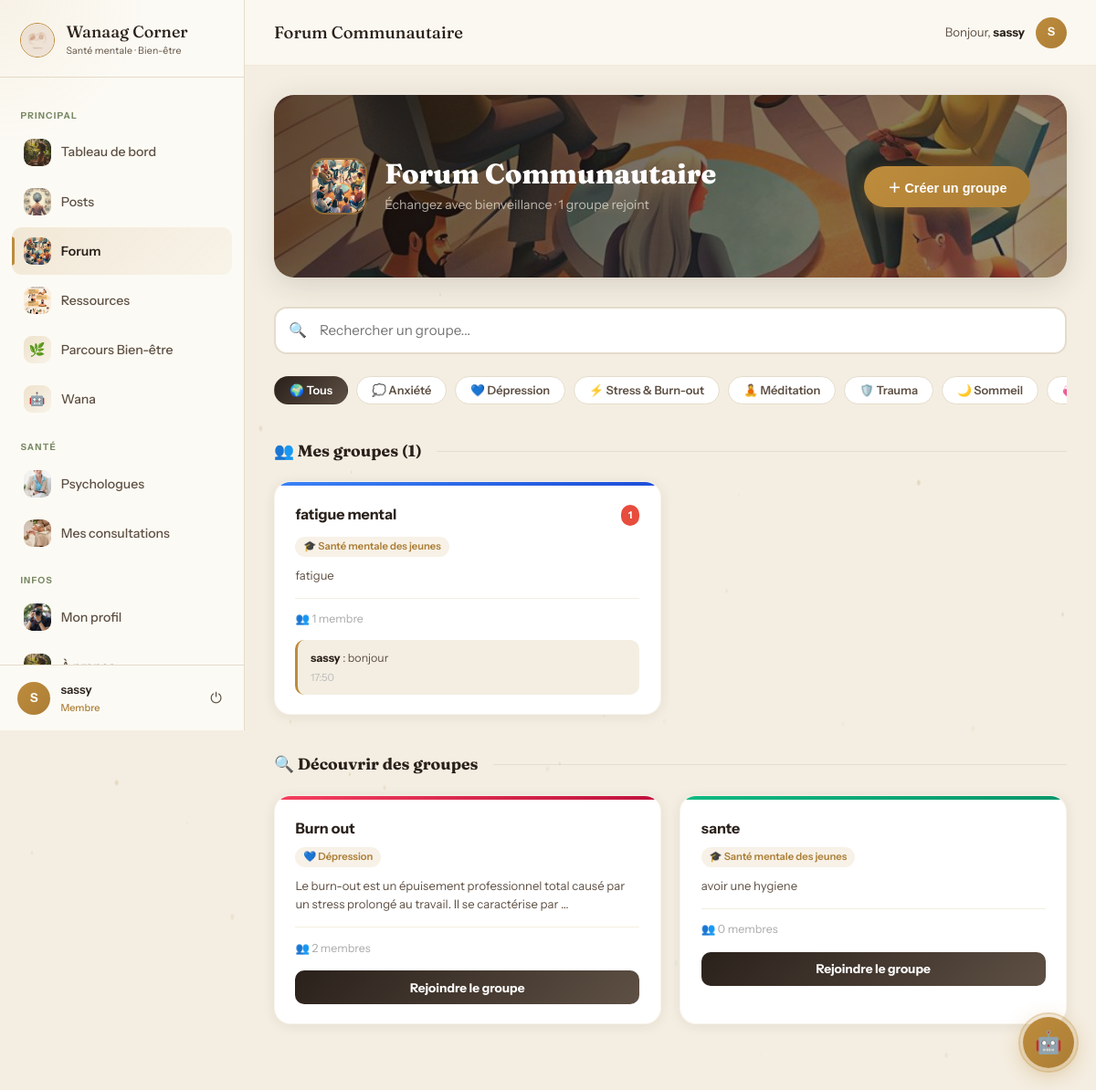
/forum/ (signed in), run on the app's committed database.
### application/models.py (models this page shows, shortened)
class CustomUser(AbstractUser):
    pseudonyme = models.CharField(max_length=50, unique=True)
    email = models.EmailField(unique=True)
    photo = models.ImageField(upload_to='profiles/', blank=True, null=True, verbose_name="Photo de profil")
    bio = models.TextField(blank=True, max_length=300, verbose_name="Bio")
    USERNAME_FIELD = 'email'
    REQUIRED_FIELDS = ['username', 'pseudonyme']
    class Meta:
        verbose_name = 'Utilisateur'
        verbose_name_plural = 'Utilisateurs'

class ForumGroup(models.Model):
    CATEGORY_CHOICES = [
        ('anxiete', '💭 Anxiété'),
        ('depression', '💙 Dépression'),
        ('meditation', '🧘 Méditation'),
        ('famille', '👨‍👩‍👧‍👦 Famille'),
        ('developpement', '🌱 Développement personnel'),
        ('stress', '⚡ Stress & Burn-out'),
        ('trauma', '🛡️ Trauma & PTSD'),
        ('sommeil', '🌙 Troubles du sommeil'),
        ('relations', '💞 Relations & Amour'),
        ('deuil', '🕊️ Deuil & Perte'),
        ('confiance', '⭐ Confiance en soi'),
        ('addiction', '🔗 Addictions'),
        ('colere', '🔥 Gestion de la colère'),
        ('solitude', '🫂 Solitude & Isolement'),
        ('identite', '🌍 Identité & Culture'),
        ('jeunes', '🎓 Santé mentale des jeunes'),
        ('spiritualite', '✨ Spiritualité & Foi'),
        ('alimentation', '🥗 Alimentation & Image du corps'),
    ]
    name = models.CharField(max_length=200, verbose_name="Nom du groupe")
    description = models.TextField(verbose_name="Description")
    category = models.CharField(max_length=50, choices=CATEGORY_CHOICES)
    creator = models.ForeignKey(settings.AUTH_USER_MODEL, on_delete=models.CASCADE, related_name='created_groups')
    members = models.ManyToManyField(settings.AUTH_USER_MODEL, related_name='joined_groups', blank=True)
    created_at = models.DateTimeField(auto_now_add=True)
    is_private = models.BooleanField(default=False)
    class Meta:
        ordering = ['-created_at']
        verbose_name = "Groupe de discussion"
        verbose_name_plural = "Groupes de discussion"
    def member_count(self):
        return self.members.count()
    def unread_count(self, user):
        last_read = GroupMemberStatus.objects.filter(
            group=self, user=user
        ).first()
        if not last_read:
            return self.messages.count()
        return self.messages.filter(
            created_at__gt=last_read.last_read_at
        ).count()

class GroupMessage(models.Model):
    group = models.ForeignKey(ForumGroup, on_delete=models.CASCADE, related_name='messages')
    sender = models.ForeignKey(settings.AUTH_USER_MODEL, on_delete=models.CASCADE)
    content = models.TextField(verbose_name="Message")
    created_at = models.DateTimeField(auto_now_add=True)
    is_deleted = models.BooleanField(default=False)
    class Meta:
        ordering = ['created_at']
        verbose_name = "Message"
        verbose_name_plural = "Messages"

### application/views.py (the view)
# urls.py: path('forum/', views.forum_home, name='forum_home'),
@login_required
def forum_home(request):
    my_groups = []
    for group in request.user.joined_groups.all():
        unread_count = group.unread_count(request.user)
        last_msg = group.messages.last()
        my_groups.append({
            'group': group,
            'unread': unread_count,
            'last_message': last_msg
        })
    discover_groups = ForumGroup.objects.exclude(
        members=request.user
    ).annotate(
        member_count=Count('members')
    )[:6]
    context = {
        'my_groups': my_groups,
        'discover_groups': discover_groups,
    }
    return render(request, 'application/forum.html', context)

### application/templates/application/forum.html (shortened to what this page needs)
{% extends 'application/base.html' %}
{% load static %}
{% block page_title %}Forum Communautaire{% endblock %}
{% block content %}
<div class="forum-hero">
    <img src="{% static 'images/forum.jpg' %}" alt="Forum Communautaire">
    <div class="forum-hero-overlay">
        <div class="forum-hero-left">
            <div class="forum-hero-avatar">
                <img src="{% static 'images/forum.jpg' %}" alt="">
            </div>
            <div>
                <div class="forum-hero-title">Forum Communautaire</div>
                <div class="forum-hero-sub">Échangez avec bienveillance · {{ my_groups|length }} groupe{{ my_groups|length|pluralize }} rejoint{{ my_groups|length|pluralize }}</div>
            </div>
        </div>
        <button class="btn-create" onclick="showCreateModal()">＋ Créer un groupe</button>
    </div>
</div>
<div class="forum-search">
    <span class="forum-search-icon">🔍</span>
    <input type="text" id="searchInput" placeholder="Rechercher un groupe..." oninput="filterGroups()">
</div>
<div class="categories-wrap">
    <button class="cat-btn active" onclick="filterCategory('all', this)">🌍 Tous</button>
    <button class="cat-btn" onclick="filterCategory('anxiete', this)">💭 Anxiété</button>
    <button class="cat-btn" onclick="filterCategory('depression', this)">💙 Dépression</button>
    <button class="cat-btn" onclick="filterCategory('stress', this)">⚡ Stress & Burn-out</button>
    <button class="cat-btn" onclick="filterCategory('meditation', this)">🧘 Méditation</button>
    <button class="cat-btn" onclick="filterCategory('trauma', this)">🛡️ Trauma</button>
    <button class="cat-btn" onclick="filterCategory('sommeil', this)">🌙 Sommeil</button>
    <button class="cat-btn" onclick="filterCategory('relations', this)">💞 Relations</button>
</div>
<div class="sec-title">👥 Mes groupes ({{ my_groups|length }})</div>
{% if my_groups %}
<div class="groups-grid" id="myGroups">
    {% for item in my_groups %}
    {% with bars="bar-blue bar-purple bar-pink bar-green bar-indigo bar-teal bar-amber bar-rose" %}
    <div class="group-card" data-category="{{ item.group.category }}" onclick="window.location.href='{% url 'group_chat' item.group.id %}'">
        <div class="group-card-bar {% cycle 'bar-blue' 'bar-purple' 'bar-pink' 'bar-green' 'bar-indigo' 'bar-teal' 'bar-amber' 'bar-rose' %}"></div>
        <div class="group-card-body">
            <div class="group-card-head">
                <span class="group-card-name">{{ item.group.name }}</span>
                {% if item.unread > 0 %}<span class="unread-badge">{{ item.unread }}</span>{% endif %}
            </div>
            <span class="group-card-cat">{{ item.group.get_category_display }}</span>
            <div class="group-card-desc">{{ item.group.description|truncatewords:18 }}</div>
            <div class="group-card-stats">👥 {{ item.group.member_count }} membre{{ item.group.member_count|pluralize }}</div>
            {% if item.last_message %}
            <div class="last-msg-preview">
                <strong>{{ item.last_message.sender.pseudonyme }}</strong> : {{ item.last_message.content|truncatewords:10 }}
                <div class="last-msg-time">{{ item.last_message.created_at|date:"H:i" }}</div>
            </div>
            {% endif %}
        </div>
    </div>
    {% endwith %}
    {% endfor %}
</div>
{% else %}
<div class="empty-state" style="background:white;border-radius:18px;box-shadow:0 2px 14px rgba(42,33,27,.07);margin-bottom:2rem;">
    <div class="empty-icon">📭</div>
    <h3>Vous n'avez rejoint aucun groupe</h3>
    <p>Explorez les groupes ci-dessous et rejoignez une communauté !</p>
</div>
{% endif %}
<div class="sec-title">🔍 Découvrir des groupes</div>
{% if discover_groups %}
<div class="groups-grid" id="discoverGroups">
    {% for group in discover_groups %}
    <div class="group-card" data-category="{{ group.category }}">
        <div class="group-card-bar {% cycle 'bar-rose' 'bar-green' 'bar-purple' 'bar-teal' 'bar-indigo' 'bar-amber' %}"></div>
        <div class="group-card-body">
            <div class="group-card-name" style="margin-bottom:.4rem;">{{ group.name }}</div>
            <span class="group-card-cat">{{ group.get_category_display }}</span>
            <div class="group-card-desc">{{ group.description|truncatewords:18 }}</div>
            <div class="group-card-stats">👥 {{ group.member_count }} membre{{ group.member_count|pluralize }}</div>
            <button class="btn-join" onclick="joinGroup(event, {{ group.id }})">Rejoindre le groupe</button>
        </div>
    </div>
    {% endfor %}
</div>
{% else %}
<div class="empty-state" style="background:white;border-radius:18px;box-shadow:0 2px 14px rgba(42,33,27,.07);">
    <div class="empty-icon">🎉</div>
    <h3>Vous avez rejoint tous les groupes !</h3>
    <p>Créez un nouveau groupe pour démarrer une nouvelle communauté.</p>
</div>
{% endif %}
{% endblock %}

### application/templates/application/base.html (shortened to what this page needs)
{% load static %}
<!DOCTYPE html>
<html lang="fr">
<head>
</head>
<body>
{% if user.is_authenticated %}
<aside class="sidebar" id="sidebar">
    <div class="sidebar-header">
        <img src="{% static 'images/logo.jpg' %}" alt="Logo" class="sidebar-logo-img">
        <div>
            <div class="sidebar-brand-name">Wanaag Corner</div>
            <div class="sidebar-brand-sub">Santé mentale · Bien-être</div>
        </div>
    </div>
    <nav class="sidebar-nav">
        <div class="nav-label">Principal</div>
        <a href="{% url 'dashboard' %}" class="nav-item {% if request.resolver_match.url_name == 'dashboard' %}active{% endif %}">
            <span class="nav-icon"><img src="{% static 'images/espace-bien-etre.jpg' %}" alt=""></span> Tableau de bord
        </a>
        <a href="{% url 'posts_feed' %}" class="nav-item {% if request.resolver_match.url_name == 'posts_feed' %}active{% endif %}">
            <span class="nav-icon"><img src="{% static 'images/posts.jpg' %}" alt=""></span> Posts
        </a>
        <a href="{% url 'forum_home' %}" class="nav-item {% if 'forum' in request.resolver_match.url_name %}active{% endif %}">
            <span class="nav-icon"><img src="{% static 'images/forum.jpg' %}" alt=""></span> Forum
        </a>
        <a href="{% url 'ressources_home' %}" class="nav-item {% if 'ressource' in request.resolver_match.url_name %}active{% endif %}">
            <span class="nav-icon"><img src="{% static 'images/ressources.jpg' %}" alt=""></span> Ressources
        </a>
        <a href="{% url 'parcours_home' %}" class="nav-item {% if 'parcours' in request.resolver_match.url_name %}active{% endif %}">
            <span class="nav-icon" style="background:linear-gradient(135deg,rgba(190,140,60,.22),rgba(190,140,60,.06));border-radius:9px;display:flex;align-items:center;justify-content:center;font-size:.9rem;">🌿</span> Parcours Bien-être
        </a>
        <a href="{% url 'chatbot' %}" class="nav-item {% if request.resolver_match.url_name == 'chatbot' %}active{% endif %}" style="position:relative;">
            <span class="nav-icon" style="background:linear-gradient(135deg,rgba(190,140,60,.22),rgba(190,140,60,.06));border-radius:9px;display:flex;align-items:center;justify-content:center;font-size:.9rem;">🤖</span>
            Wana
        </a>
        {% if not user.psychologue_profile %}
        <div class="nav-label">Santé</div>
        <a href="{% url 'psychologues_list' %}" class="nav-item {% if request.resolver_match.url_name == 'psychologues_list' %}active{% endif %}">
            <span class="nav-icon"><img src="{% static 'images/psychologue.jpg' %}" alt=""></span> Psychologues
        </a>
        <a href="{% url 'mes_consultations' %}" class="nav-item {% if 'consultation' in request.resolver_match.url_name %}active{% endif %}">
            <span class="nav-icon"><img src="{% static 'images/consultation.jpg' %}" alt=""></span> Mes consultations
        </a>
        {% endif %}
        <div class="nav-label">Infos</div>
        <a href="{% url 'profile' %}" class="nav-item {% if request.resolver_match.url_name == 'profile' %}active{% endif %}">
            <span class="nav-icon">
                {% if user.photo %}<img src="{{ user.photo.url }}" alt="" style="width:100%;height:100%;object-fit:cover;border-radius:9px;">
                {% else %}<img src="{% static 'images/photo-de-profil.jpg' %}" alt="">{% endif %}
            </span> Mon profil
        </a>
        <a href="{% url 'about' %}" class="nav-item {% if request.resolver_match.url_name == 'about' %}active{% endif %}">
            <span class="nav-icon"><img src="{% static 'images/espace-bien-etre.jpg' %}" alt=""></span> À propos
        </a>
    </nav>
    <div class="sidebar-user">
        <div class="avatar-sidebar">{{ user.pseudonyme|first|upper }}</div>
        <div class="sidebar-user-info">
            <div class="sidebar-user-name">{{ user.pseudonyme }}</div>
            <div class="sidebar-user-role">{% if user.psychologue_profile %}🩺 Psychologue{% else %}Membre{% endif %}</div>
        </div>
        <form method="post" action="{% url 'logout' %}" style="margin:0;">
            <button type="submit" class="logout-btn" title="Déconnexion">⏻</button>
        </form>
    </div>
</aside>
<div class="app-main">
    <header class="app-topbar">
        <div class="topbar-left">
            <span class="topbar-title">{% block page_title %}Wanaag Corner{% endblock %}</span>
        </div>
        <div class="topbar-right">
            <span class="topbar-greeting">Bonjour, <strong>{{ user.pseudonyme }}</strong></span>
            <div class="avatar-topbar">{{ user.pseudonyme|first|upper }}</div>
        </div>
    </header>
    <div class="app-content">
{% endif %}
{% block content %}{% endblock %}
{% if user.is_authenticated %}
    </div>
</div>
{% endif %}
{% if user.is_authenticated %}
{% url 'chatbot_send' as chatbot_send_url %}
{% url 'chatbot' as chatbot_url %}
<div id="chatWidget">
    <button class="wgt-bubble" id="wgtBubble" onclick="wgtToggle()" title="Parler à Wana">
        <span id="wgtIconOpen">🤖</span>
        <span class="wgt-pulse-ring"></span>
    </button>
</div>
{% endif %}
</body>
</html>

### data on the page
CustomUser: pseudonyme|first "S", pseudonyme "sassy"
ForumGroup: group.name "fatigue mental", unread "1", group.category "🎓 Santé mentale des jeunes", group.description "fatigue", group.member_count "1", last_message.sender.pseudonyme "sassy", last_message.content "bonjour", last_message.created_at "17:50"
ForumGroup: name "Burn out", category "💙 Dépression", description "Le burn-out est un épuisement professionnel total causé par un stress prolongé au travail. Il se caractérise par …", member_count "2"
ForumGroup: name "sante", category "🎓 Santé mentale des jeunes", description "avoir une hygiene", member_count "0"

### other printed values
{{ my_groups|length }} "1"
